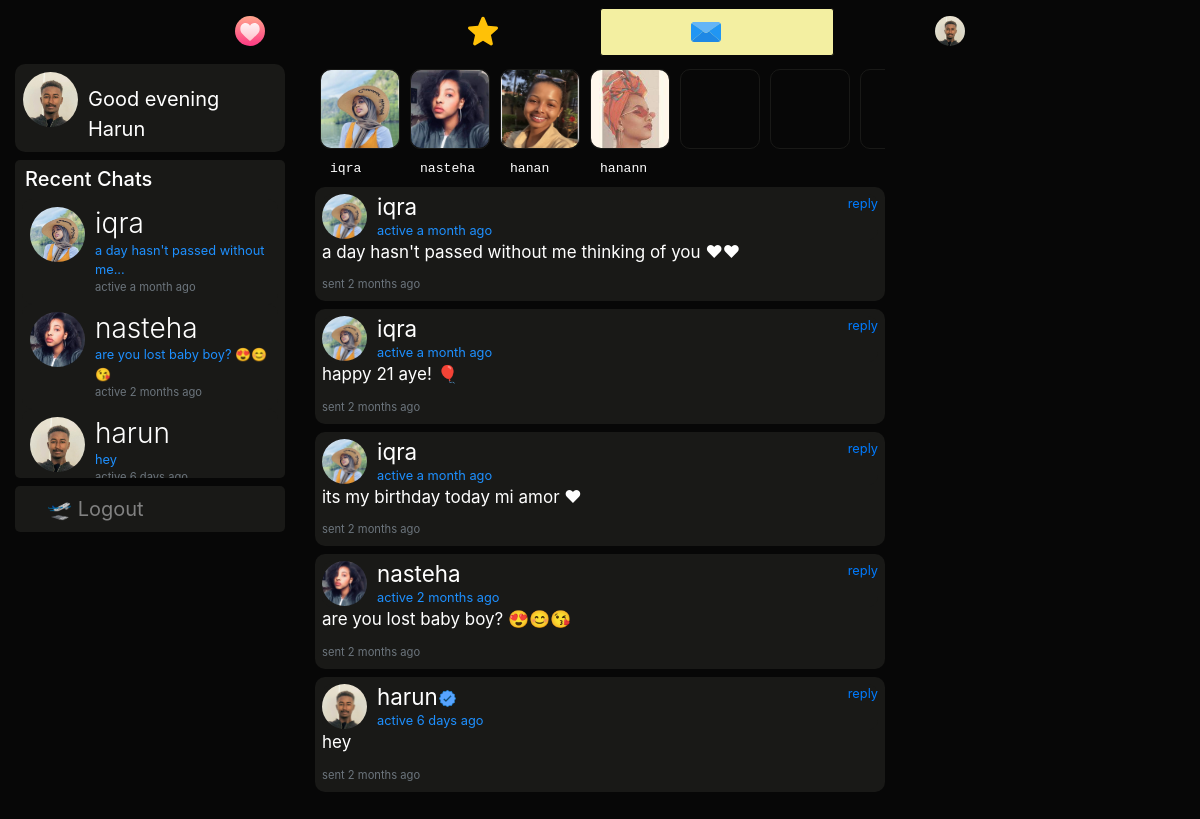
/messages (signed in), run on an earlier commit of the app's database.
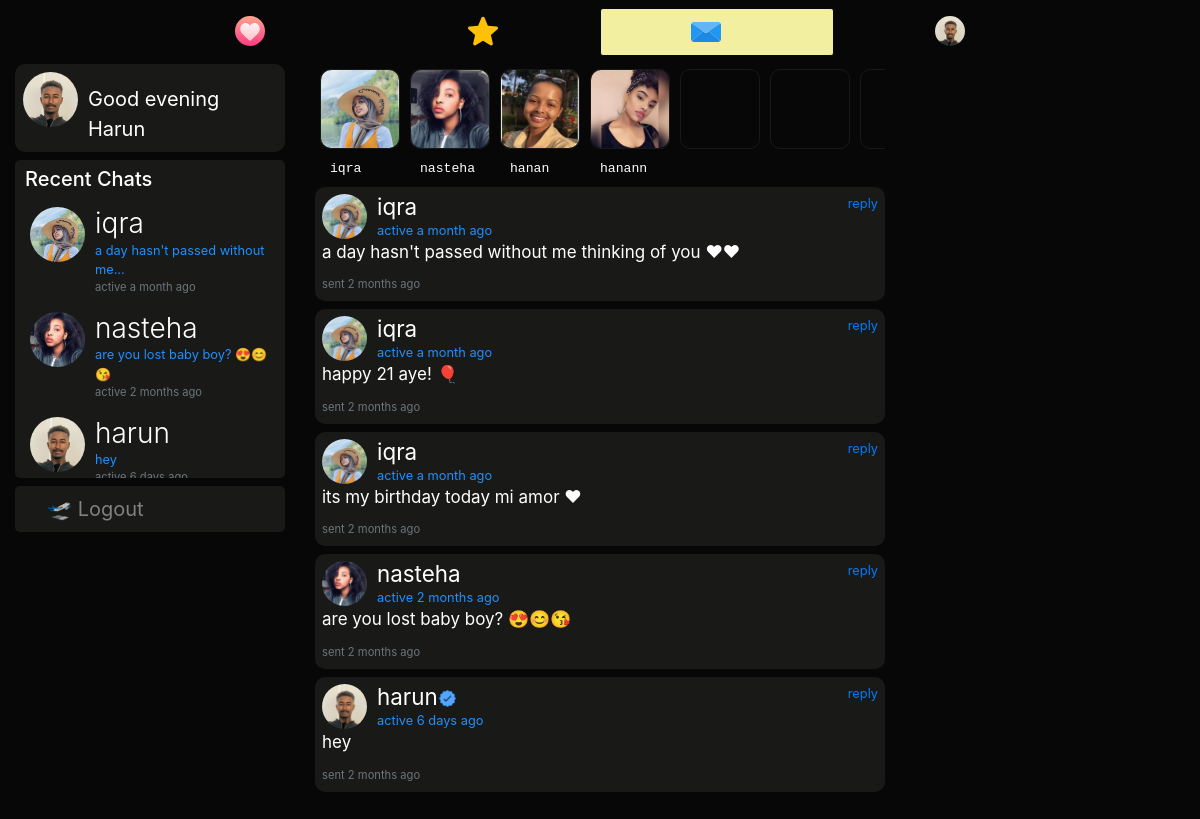
And on a later commit of the database.
### dating/models.py (models this page shows, shortened)
class User(db.Model, UserMixin):
	id = db.Column(db.Integer, primary_key=True)
	username = db.Column(db.String(20), unique=True, nullable=False)
	email = db.Column(db.String(120), unique=True, nullable=True)
	dp = db.Column(db.String(20), nullable=False, default='default.jpg')
	dp2 = db.Column(db.String(20), nullable=False, default='flip.png')
	dp3 = db.Column(db.String(20), nullable=False, default='plane.png')
	password = db.Column(db.String(60), nullable=False)
	last_seen = db.Column(db.DateTime, default=datetime.utcnow)
	date_joined = db.Column(db.DateTime, nullable=False, default=datetime.utcnow)
	department = db.Column(db.String(20), nullable=False)
	student_number = db.Column(db.Integer(), unique=True, nullable=True)
	age = db.Column(db.DateTime, nullable=False)
	gender = db.Column(db.String(20), nullable=False)
	country = db.Column(db.String(20), default="Cyprus", nullable=True)
	bio = db.Column(db.String(120), nullable=True)
	private = db.Column(db.Boolean, default=False, nullable=False)
	snapchat = db.Column(db.String(20), default="snapchat", nullable=True)
	instagram = db.Column(db.String(20), default="instagram", nullable=True)
	followed = db.relationship(
		'User', secondary=followers,
		primaryjoin=(followers.c.follower_id == id),
		secondaryjoin=(followers.c.followed_id == id),
		backref=db.backref('followers', lazy='dynamic'), lazy='dynamic')
	messages_sent = db.relationship('Message',
									foreign_keys='Message.sender_id',
									backref='author', lazy='dynamic')
	messages_received = db.relationship('Message',
										foreign_keys='Message.recipient_id',
										backref='recipient', lazy='dynamic')
	last_message_read_time = db.Column(db.DateTime)
	def is_following(self, user):
		return self.followed.filter(followers.c.followed_id == user.id).count() > 0
	def new_messages(self):
		last_read_time = self.last_message_read_time or datetime(1900, 1, 1)
		return Message.query.filter_by(recipient=self).filter(
			Message.timestamp > last_read_time).count()

### dating/routes.py (the view)
@app.route('/messages')
@login_required
def messages():
	current_user.last_message_read_time = datetime.utcnow()
	db.session.commit()
	messages_received = current_user.messages_received.order_by(m.timestamp.desc())
	messages_sent = current_user.messages_sent.order_by(m.timestamp.desc())
	recent_chats = list()
	for message in messages_received:
		recent_chats.append(message.author)
	for message in messages_sent:
		recent_chats.append(message.recipient)
	recent_chats = list(dict.fromkeys(recent_chats))
	users = User.query.all()
	hour = datetime.now().hour
	greeting = "Good morning" if 5<=hour<12 else "Good afternoon" if hour<18 else "Good evening"
	return render_template('messages.html', users=users, greeting=greeting, recent_chats=recent_chats, messages_sent=messages_sent, messages_received=messages_received)

### dating/models.py (called while the page is built)
@login_manager.user_loader
def load_user(user_id):
	return User.query.get(int(user_id))

### dating/routes.py (called while the page is built)
@app.before_request
def before_request():
	if current_user.is_authenticated:
		current_user.last_seen = datetime.utcnow()
		db.session.commit()

### dating/templates/messages.html (shortened to what this page needs)
{% extends "layout.html" %}
{% block content %}
<div class="container-fluid">
  <div class="row">
    <div class="col-lg-3 d-none d-lg-block position-fixed">
      <a href="{{ url_for('user_posts',username=current_user.username) }}" style="text-decoration:none;">
      <header class="mb-2">
        <img src="{{ url_for('static', filename='profile_pics/' + current_user.dp) }}" alt="default profile" class="profile-thumbnail">
        <div class="profile-name">
          <span class="mt-2 pt-1" style="font-size:20px;color:#fff;">{{greeting}} {{current_user.username.title()}}</span>
        </div>
      </header>
    </a>
      <div style="background:#191917;padding:7px;cursor:pointer;border-radius:5px;overflow:auto;height:318px;">
        <h5 style="padding-left: 3px;">Recent Chats</h5>
        {% for person in recent_chats %}
        <a href="{{url_for('message', recipient=person.username)}}" style="text-decoration:none;">
        <header>
        <img src="{{ url_for('static', filename='profile_pics/' + person.dp) }}" alt="default profile" class="profile-thumbnail">
        <div class="profile-name">
          <h3>{{person.username}}</h3>
            {% set top_message = [] %}
            <small title="{{top_message[0]}}">{{ top_message[0] | truncate(40) }}</small>
            <small class="text-muted" style="font-size:70%;">active {{ moment(person.last_seen).fromNow() }}</small>
        </div>
      </header>
      </a>
      {% endfor %}
      </div>
       <div class="mt-2" style="background:#191917;padding:8px 8px 8px 32px;font-size:20px;display:block;border-radius:5px;">
        <a href="{{ url_for('logout') }}" style="text-decoration:none;color:#818181;"> 🛫 Logout</a>
        </div>
</div>
    <div class="col-lg-6 offset-lg-3">
      {% if current_user.is_authenticated %}
          <section class="cardi scroll mb-2">
            {% for user in users if user != current_user and user.is_following(current_user) and current_user.is_following(user) %}
            <div class="others">
            <div class="card--content"><a href="{{ url_for('message',recipient=user.username) }}"><img src="{{ url_for('static', filename='profile_pics/' + user.dp) }}" alt=""></a>
            </div>
            <small style="font-size:15px;color:#f8f8f2;padding-left:15px">
            <code style="color:#fff;">{{user.username.lower()}}</code>
          </small>
            </div>
            {% endfor %}
            <div class="card--content"></div>
            <div class="card--content"></div>
            <div class="card--content"></div>
          </section>
          {% endif %}
   {% for message in messages_received %}
    <div class="post mb-2 d-none d-lg-block">
      <header style="padding:0;">
          <img src="{{ url_for('static', filename='profile_pics/' + message.author.dp) }}" alt="profile pic" class="profile-thumbnail">
          <div class="profile-name">
            <h3 data-toggle="popover"><a href="{{url_for('user_posts', username=message.author.username)}}" style="color:#fff;">{{message.author.username}}
             {% if message.author.username in ["harun" , "bambi"] %}<img src="{{ url_for('static', filename='resources/' + 'verified.svg') }}" style="width:17px;height:17px;margin-left: -5px;">{% endif %}
           </a></h3>
            <small>active {{ moment(message.author.last_seen).fromNow() }}</small>
          </div>
          <div class="follow-btn">
            <small><a class="pl-1" href="{{ url_for('message',recipient=message.author.username) }}" style="text-decoration:none;">reply</a></small>
          </div>
        </header>
        <div id="inner">
          <p><a href="{{ url_for('message',recipient=message.author.username) }}" style="color:#fff;text-decoration:none;">{{message.body | safe | urlize(40, target='_blank')}}</a></p>
        </div>
        <footer>
            <div class="Retweets">
               <small class="date text-muted" style="font-size:70%;">sent {{ moment(message.timestamp).fromNow() }}</small>
            </div>
        </footer>
    </div>
  {% endfor %}
</div>
{% endblock content %}

What changed in the data, as far as the page shows it:
changed User "hanann": dp: a different picture
